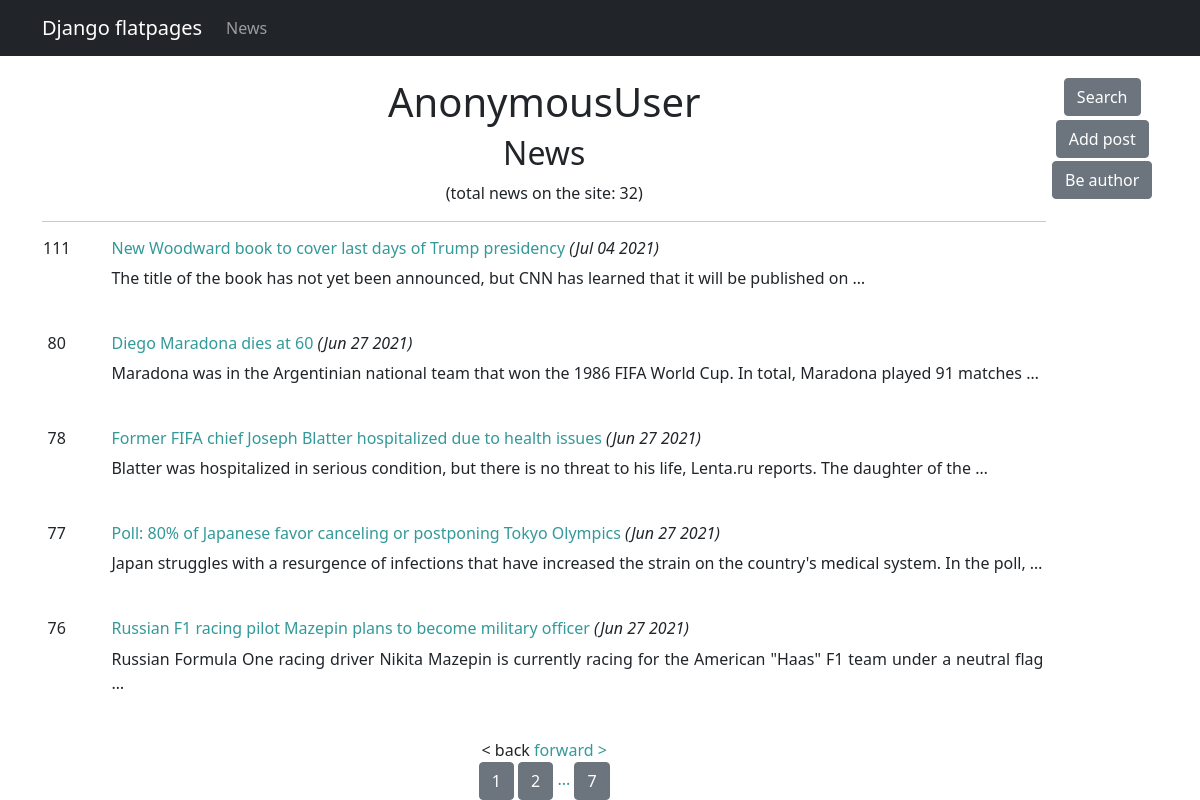
Page /news/ on the committed database.
### backend/models.py (models this page shows, shortened)
class Post(models.Model):
    author = models.ForeignKey(Author, on_delete = models.CASCADE)
    my_post_type = [('article', 'article'), ('news', 'news')]
    post_type = models.CharField(max_length = 7, choices = my_post_type)
    create_data = models.DateTimeField(auto_now_add = True)
    title = models.CharField(max_length = 255)
    content = models.TextField()
    rating = models.IntegerField(default = 0)
    category = models.ManyToManyField(Category, through = 'PostCategory')

### backend/views.py (the view, shortened to what this page needs)
# urls.py: path('', PostList.as_view()),
class PostList(ListView):
    model = Post
    template_name = 'news.html'
    context_object_name = 'posts'
    ordering = ['-create_data']
    paginate_by = 5
    def get_context_data(self, **kwargs):
        context = super().get_context_data(**kwargs)
        context['limit_for_listing'] = Paginator(list(Post.objects.all()), 5).num_pages - 2
        context['all_posts'] = Post.objects.all()
        context['is_not_author'] = not self.request.user.groups.filter(name = 'authors').exists()
        context['anonymous'] = self.request.user.is_authenticated
        if self.request.user.is_authenticated:
            context['author'] = Author.objects.filter(user = User.objects.get(username = self.request.user))
        return context

### backend/templatetags/custom_filters.py (called while the page is built)
@register.filter(name='censor')
def censor(value):
    words_list = value.split()
    for index, word in enumerate(words_list):
        if word.lower() in obscene_words:
            words_list[index] = "<...>"
    return " ".join(words_list)

### templates/news.html (shortened to what this page needs)
{% extends 'base.html' %}
{% load custom_filters %}
{% block content %}
    <div style="display: flex">
        <div style="flex-basis: 90%">
            <h1>{{ request.user }}</h1>
            <h2>News</h2>
            <p>(total news on the site: {{ all_posts|length }})</p>
            <hr>
            {% if posts %}
                <table style="margin-left: auto; margin-right: auto;">
                {% for post in posts %}
                    <tr>
                        <td style="vertical-align: top; padding-right: 5vh;">
                            <h6>{{ post.id }}</h6>
                        </td>
                        <td>
                            <h6 style="text-align: justify">
                                <a href="{{ post.id }}" style="text-decoration: none; color: #339999;">{{ post.title|censor }}</a>
                                <i>({{ post.create_data|date:'M d Y' }})</i></h6>
                            <p style="text-align: justify">{{ post.content|truncatewords:20|censor }}</p>
                        </td>
                        <td>
                        </td>
                    </tr>
                    <tr>
                        <td>
                            <br>
                        </td>
                    </tr>
                {% endfor %}
                </table>
            {% else %}
                <h3>No news. Come back later!</h3>
            {% endif %}
            {% if is_paginated %}
            <div>
                {% if page_obj.has_previous %}
                    <a href="?page={{ page_obj.previous_page_number }}" style="text-decoration: none; color: #339999;">&lt; back</a>
                {% else %}
                    <span>&lt; back</span>
                {% endif %}
                {% if page_obj.has_next %}
                    <a href="?page={{ page_obj.next_page_number }}" style="text-decoration: none; color: #339999;">forward &gt;</a>
                {% else %}
                    <span>forward &gt;</span>
                {% endif %}
            </div>
            <div>
                {% if page_obj.paginator.num_pages < 6 %}
                    {% for i in page_obj.paginator.page_range %}
                        <a href="?page={{ i }}" class="btn btn-secondary" >{{ i }}</a>
                    {% endfor %}
                {% else %}
                    <a href="?page=1" class="btn btn-secondary" >1</a>
                    {% if page_obj.number == 1 %}
                        <a href="?page=2" class="btn btn-secondary" >2</a>
                    {% elif page_obj.number == 2 %}
                        <a href="?page=2" class="btn btn-secondary" >2</a>
                        <a href="?page=3" class="btn btn-secondary" >3</a>
                    {% elif page_obj.number == page_obj.paginator.num_pages %}
                        <a href="?page={{ page_obj.previous_page_number }}" class="btn btn-secondary" >{{ page_obj.previous_page_number }}</a>
                    {% elif page_obj.number > limit_for_listing %}
                        <a href="?page={{ page_obj.previous_page_number }}" class="btn btn-secondary" >{{ page_obj.previous_page_number }}</a>
                        <a href="?page={{ page_obj.number }}" class="btn btn-secondary" >{{ page_obj.number }}</a>
                    {% endif %}
                    {% if page_obj.number < limit_for_listing %}
                        <span style="color: #339999;">...</span>
                    {% endif %}
                    <a href="?page={{ page_obj.paginator.num_pages }}" class="btn btn-secondary" >{{ page_obj.paginator.num_pages }}</a>
                {% endif %}
            </div>
            {% endif %}
        </div>
        <div style="flex-basis: 10%">
            <a href="search" class="btn btn-secondary" style="margin-bottom: 3%">Search</a>
            <a href="addpost" class="btn btn-secondary" style="margin-bottom: 3%">Add post</a>
            {% if is_not_author %}
                <a href="/news/upgrade/" class="btn btn-secondary">Be author</a>
            {% endif %}
        </div>
    </div>
{% endblock content %}

### rows in the picture
Post: id "111", title|censor "New Woodward book to cover last days of Trump presidency", create_data "Jul 04 2021", content|censor "The title of the book has not yet been announced, but CNN has learned that it will be published on …"
Post: id "80", title|censor "Diego Maradona dies at 60", create_data "Jun 27 2021", content|censor "Maradona was in the Argentinian national team that won the 1986 FIFA World Cup. In total, Maradona played 91 matches …"
Post: id "78", title|censor "Former FIFA chief Joseph Blatter hospitalized due to health issues", create_data "Jun 27 2021", content|censor "Blatter was hospitalized in serious condition, but there is no threat to his life, Lenta.ru reports. The daughter of the …"
Post: id "77", title|censor "Poll: 80% of Japanese favor canceling or postponing Tokyo Olympics", create_data "Jun 27 2021", content|censor "Japan struggles with a resurgence of infections that have increased the strain on the country's medical system. In the poll, …"
Post: id "76", title|censor "Russian F1 racing pilot Mazepin plans to become military officer", create_data "Jun 27 2021", content|censor "Russian Formula One racing driver Nikita Mazepin is currently racing for the American \"Haas\" F1 team under a neutral flag …"

### other values in the picture
{{ request.user }} "AnonymousUser"
{{ all_posts|length }} "32"
{{ page_obj.paginator.num_pages }} "7"
